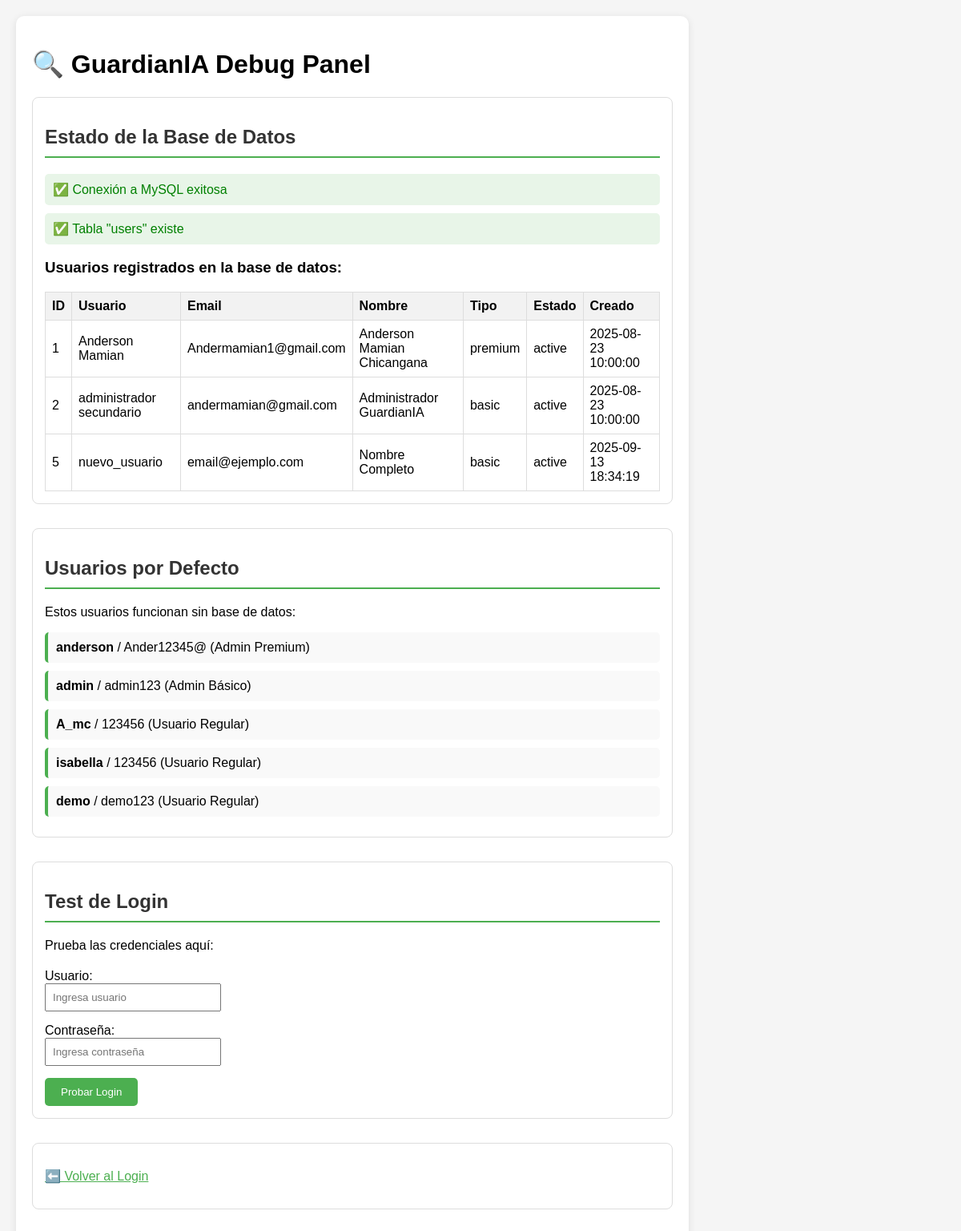
The app's page /debug.php with its own data.
### tables this page shows
CREATE TABLE `users` (
  `id` int(11) NOT NULL,
  `username` varchar(50) NOT NULL,
  `password` varchar(255) DEFAULT NULL,
  `password_hash` varchar(255) DEFAULT NULL,
  `email` varchar(100) NOT NULL,
  `fullname` varchar(100) NOT NULL,
  `user_type` enum('admin','premium','basic') DEFAULT 'basic',
  `premium_status` enum('premium','basic') DEFAULT 'basic',
  `premium_expires_at` datetime DEFAULT NULL,
  `status` enum('active','inactive','suspended') DEFAULT 'active',
  `login_attempts` int(11) DEFAULT 0,
  `last_login` datetime DEFAULT NULL,
  `created_at` timestamp NULL DEFAULT current_timestamp(),
  `updated_at` timestamp NULL DEFAULT current_timestamp() ON UPDATE current_timestamp(),
  `security_clearance` enum('UNCLASSIFIED','CONFIDENTIAL','SECRET','TOP_SECRET') DEFAULT 'UNCLASSIFIED',
  `military_access` tinyint(1) DEFAULT 0,
  `failed_login_attempts` int(11) DEFAULT 0,
  `locked_until` datetime DEFAULT NULL
);

### debug.php (the view, shortened to what this page needs)
<?php
$config = [
    'db_host' => 'localhost',
    'db_user' => 'root',
    'db_pass' => '0987654321',
    'db_name' => 'guardianai_db',
    'use_database' => true
];
function connectDB($config) {
    try {
        $conn = new mysqli($config['db_host'], $config['db_user'], $config['db_pass'], $config['db_name']);
        return $conn;
    } catch (Exception $e) {
        return false;
    }
}
?>
<!DOCTYPE html>
<html lang="es">
<head>
</head>
<body>
    <div class="container">
        <h1>🔍 GuardianIA Debug Panel</h1>
        <div class="section">
            <h2>Estado de la Base de Datos</h2>
            <?php
            $conn = connectDB($config);
            if ($conn) {
                echo '<div class="success">✅ Conexión a MySQL exitosa</div>';
                $result = $conn->query("SHOW TABLES LIKE 'users'");
                if ($result && $result->num_rows > 0) {
                    echo '<div class="success">✅ Tabla "users" existe</div>';
                    echo '<h3>Usuarios registrados en la base de datos:</h3>';
                    $users = $conn->query("SELECT id, username, email, fullname, user_type, premium_status, status, created_at FROM users");
                    if ($users && $users->num_rows > 0) {
                        echo '<table>';
                        echo '<tr><th>ID</th><th>Usuario</th><th>Email</th><th>Nombre</th><th>Tipo</th><th>Estado</th><th>Creado</th></tr>';
                        while ($user = $users->fetch_assoc()) {
                            echo '<tr>';
                            echo '<td>' . $user['id'] . '</td>';
                            echo '<td>' . htmlspecialchars($user['username']) . '</td>';
                            echo '<td>' . htmlspecialchars($user['email']) . '</td>';
                            echo '<td>' . htmlspecialchars($user['fullname']) . '</td>';
                            echo '<td>' . $user['user_type'] . '</td>';
                            echo '<td>' . $user['status'] . '</td>';
                            echo '<td>' . $user['created_at'] . '</td>';
                            echo '</tr>';
                        }
                        echo '</table>';
                    } else {
                        echo '<div class="error">⚠️ No hay usuarios registrados en la base de datos</div>';
                    }
                }
            }
            ?>
        </div>
        <div class="section">
            <h2>Usuarios por Defecto</h2>
            <p>Estos usuarios funcionan sin base de datos:</p>
            <div class="user-card">
                <strong>anderson</strong> / Ander12345@ (Admin Premium)
            </div>
            <div class="user-card">
                <strong>admin</strong> / admin123 (Admin Básico)
            </div>
            <div class="user-card">
                <strong>A_mc</strong> / 123456 (Usuario Regular)
            </div>
            <div class="user-card">
                <strong>isabella</strong> / 123456 (Usuario Regular)
            </div>
            <div class="user-card">
                <strong>demo</strong> / demo123 (Usuario Regular)
            </div>
        </div>
        <div class="section">
            <h2>Test de Login</h2>
            <p>Prueba las credenciales aquí:</p>
            <form method="POST" style="margin-top: 20px;">
                <div style="margin-bottom: 15px;">
                    <label>Usuario:</label><br>
                    <input type="text" name="test_username" style="padding: 8px; width: 200px;" placeholder="Ingresa usuario">
                </div>
                <div style="margin-bottom: 15px;">
                    <label>Contraseña:</label><br>
                    <input type="password" name="test_password" style="padding: 8px; width: 200px;" placeholder="Ingresa contraseña">
                </div>
                <button type="submit" name="test_login" style="padding: 10px 20px; background: #4CAF50; color: white; border: none; border-radius: 5px;">
                    Probar Login
                </button>
            </form>
        </div>
        <div class="section">
            <p><a href="login.php" style="color: #4CAF50;">⬅️ Volver al Login</a></p>
        </div>
    </div>
</body>
</html>

### debug.php (style rules this page uses)
body { font-family: Arial, sans-serif; background: #f5f5f5; margin: 20px; }
.container { background: white; padding: 20px; border-radius: 10px; box-shadow: 0 2px 10px rgba(0,0,0,0.1); max-width: 800px; }
.section { margin-bottom: 30px; padding: 15px; border: 1px solid #ddd; border-radius: 8px; }
h2 { color: #333; border-bottom: 2px solid #4CAF50; padding-bottom: 10px; }
.user-card { background: #f9f9f9; padding: 10px; margin: 10px 0; border-radius: 5px; border-left: 4px solid #4CAF50; }
.success { color: green; background: #e8f5e8; padding: 10px; border-radius: 5px; margin: 10px 0; }
table { width: 100%; border-collapse: collapse; margin-top: 10px; }
th, td { border: 1px solid #ddd; padding: 8px; text-align: left; }
th { background-color: #f2f2f2; }

### records on screen
users: id "1", username "Anderson Mamian", email "Andermamian1@gmail.com", fullname "Anderson Mamian Chicangana", user_type "premium", status "active", created_at "2025-08-23 10:00:00"
users: id "2", username "administrador secundario", email "andermamian@gmail.com", fullname "Administrador GuardianIA", user_type "basic", status "active", created_at "2025-08-23 10:00:00"
users: id "5", username "nuevo_usuario", email "email@ejemplo.com", fullname "Nombre Completo", user_type "basic", status "active", created_at "2025-09-13 18:34:19"
